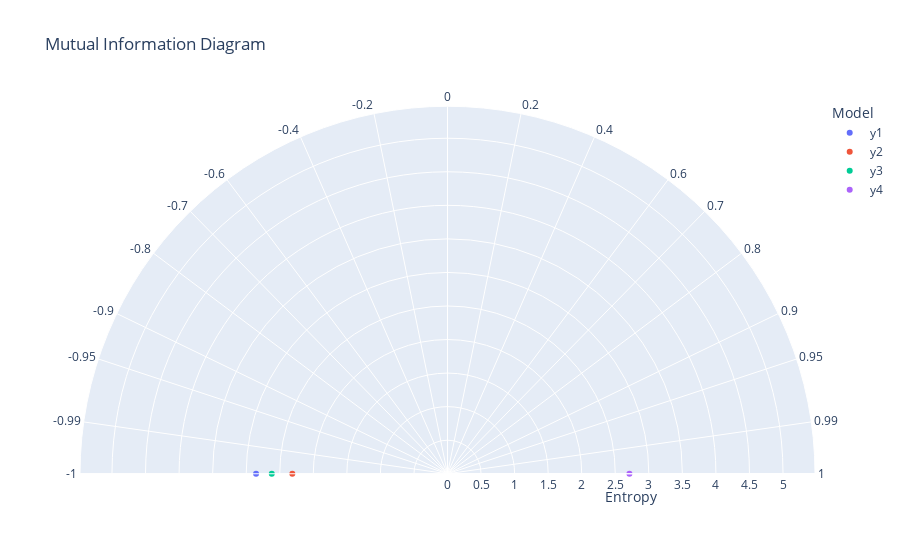

Source (notebook cell):
### Code cell
chart_mi_res = chart_create_mid(df_mi_res, string_ref_model, string_type=string_type_mid)
chart_mi_res.show()

### Figure 1 — Plotly figure (JSON) as saved in the notebook; plotly's stock layout.template omitted (floating-point values rounded to 4 significant figures)
{"data": [{"hovertemplate": "Model=y1<br>Entropy=%{r}<br>Angle_SMI=%{theta}<extra></extra>", "legendgroup": "y1", "marker": {"color": "#636efa", "symbol": "circle"}, "mode": "markers", "name": "y1", "r": [2.853], "showlegend": true, "subplot": "polar", "theta": [180], "type": "scatterpolar"}, {"hovertemplate": "Model=y2<br>Entropy=%{r}<br>Angle_SMI=%{theta}<extra></extra>", "legendgroup": "y2", "marker": {"color": "#EF553B", "symbol": "circle"}, "mode": "markers", "name": "y2", "r": [2.312], "showlegend": true, "subplot": "polar", "theta": [180], "type": "scatterpolar"}, {"hovertemplate": "Model=y3<br>Entropy=%{r}<br>Angle_SMI=%{theta}<extra></extra>", "legendgroup": "y3", "marker": {"color": "#00cc96", "symbol": "circle"}, "mode": "markers", "name": "y3", "r": [2.619], "showlegend": true, "subplot": "polar", "theta": [180], "type": "scatterpolar"}, {"hovertemplate": "Model=y4<br>Entropy=%{r}<br>Angle_SMI=%{theta}<extra></extra>", "legendgroup": "y4", "marker": {"color": "#ab63fa", "symbol": "circle"}, "mode": "markers", "name": "y4", "r": [2.711], "showlegend": true, "subplot": "polar", "theta": [0], "type": "scatterpolar"}], "layout": {"autosize": true, "legend": {"title": {"text": "Model"}, "tracegroupgap": 0}, "polar": {"angularaxis": {"direction": "counterclockwise", "dtick": 10, "rotation": 0, "ticktext": [-1, -0.99, -0.95, -0.9, -0.8, -0.7, -0.6, -0.4, -0.2, 0, 0.2, 0.4, 0.6, 0.7, 0.8, 0.9, 0.95, 0.99, 1], "tickvals": [180, 171.9, 161.8, 154.2, 143.1, 134.4, 126.9, 113.6, 101.5, 90, 78.46, 66.42, 53.13, 45.57, 36.87, 25.84, 18.19, 8.11, 0], "type": "linear"}, "domain": {"x": [0, 1], "y": [0, 1]}, "radialaxis": {"autorange": false, "range": [0, 5.477], "title": {"text": "Entropy"}, "type": "linear"}, "sector": [0, 180]}, "title": {"text": "Mutual Information Diagram"}}}
